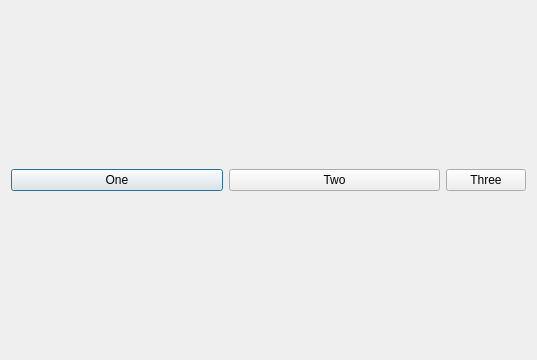
<?xml version="1.0" encoding="UTF-8"?>
<ui version="4.0">
 <class>QSizePolicyTestClass</class>
 <widget class="QDialog" name="QSizePolicyTestClass">
  <property name="enabled">
   <bool>true</bool>
  </property>
  <property name="geometry">
   <rect>
    <x>0</x>
    <y>0</y>
    <width>537</width>
    <height>360</height>
   </rect>
  </property>
  <property name="windowTitle">
   <string>QSizePolicyTest</string>
  </property>
  <layout class="QHBoxLayout" name="horizontalLayout_3">
   <item>
    <layout class="QHBoxLayout" name="horizontalLayout" stretch="1,1,0">
     <item>
      <widget class="QPushButton" name="pushButton">
       <property name="enabled">
        <bool>true</bool>
       </property>
       <property name="text">
        <string>One</string>
       </property>
      </widget>
     </item>
     <item>
      <widget class="QPushButton" name="pushButton_2">
       <property name="sizePolicy">
        <sizepolicy hsizetype="Minimum" vsizetype="Fixed">
         <horstretch>0</horstretch>
         <verstretch>0</verstretch>
        </sizepolicy>
       </property>
       <property name="text">
        <string>Two</string>
       </property>
      </widget>
     </item>
     <item>
      <widget class="QPushButton" name="pushButton_3">
       <property name="sizePolicy">
        <sizepolicy hsizetype="Expanding" vsizetype="Fixed">
         <horstretch>0</horstretch>
         <verstretch>0</verstretch>
        </sizepolicy>
       </property>
       <property name="text">
        <string>Three</string>
       </property>
      </widget>
     </item>
    </layout>
   </item>
  </layout>
 </widget>
 <layoutdefault spacing="6" margin="11"/>
 <resources/>
 <connections/>
</ui>
